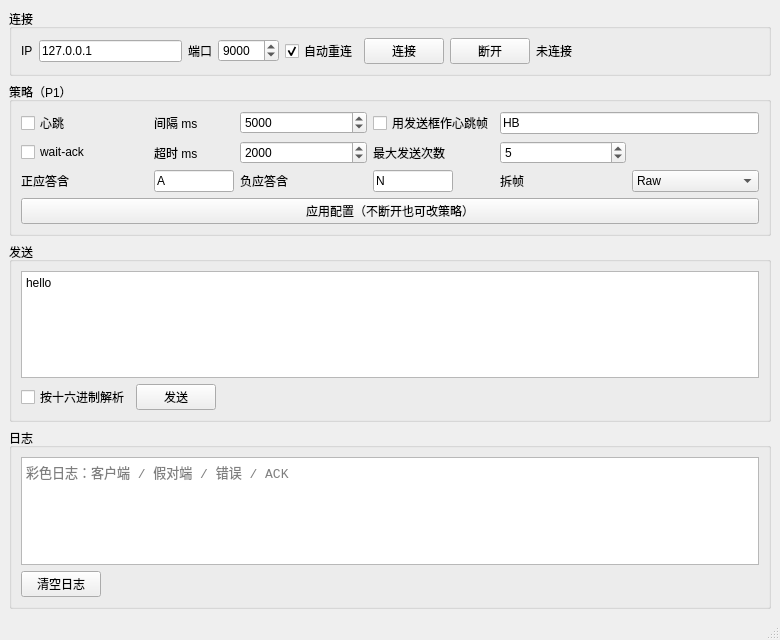
<?xml version="1.0" encoding="UTF-8"?>
<ui version="4.0">
 <class>MainWindow</class>
 <widget class="QMainWindow" name="MainWindow">
  <property name="geometry">
   <rect>
    <x>0</x>
    <y>0</y>
    <width>780</width>
    <height>640</height>
   </rect>
  </property>
  <property name="windowTitle">
   <string>TCP 客户端 (TcpUiTest)</string>
  </property>
  <widget class="QWidget" name="centralwidget">
   <layout class="QVBoxLayout" name="verticalLayoutRoot">
    <item>
     <widget class="QGroupBox" name="groupConn">
      <property name="title">
       <string>连接</string>
      </property>
      <layout class="QHBoxLayout" name="horizontalLayoutConn">
       <item>
        <widget class="QLabel" name="labelHost">
         <property name="text">
          <string>IP</string>
         </property>
        </widget>
       </item>
       <item>
        <widget class="QLineEdit" name="editHost">
         <property name="text">
          <string>127.0.0.1</string>
         </property>
         <property name="placeholderText">
          <string>127.0.0.1</string>
         </property>
        </widget>
       </item>
       <item>
        <widget class="QLabel" name="labelPort">
         <property name="text">
          <string>端口</string>
         </property>
        </widget>
       </item>
       <item>
        <widget class="QSpinBox" name="spinPort">
         <property name="minimum">
          <number>1</number>
         </property>
         <property name="maximum">
          <number>65535</number>
         </property>
         <property name="value">
          <number>9000</number>
         </property>
        </widget>
       </item>
       <item>
        <widget class="QCheckBox" name="chkAutoReconnect">
         <property name="text">
          <string>自动重连</string>
         </property>
         <property name="checked">
          <bool>true</bool>
         </property>
        </widget>
       </item>
       <item>
        <widget class="QPushButton" name="btnConnect">
         <property name="text">
          <string>连接</string>
         </property>
        </widget>
       </item>
       <item>
        <widget class="QPushButton" name="btnDisconnect">
         <property name="text">
          <string>断开</string>
         </property>
        </widget>
       </item>
       <item>
        <widget class="QLabel" name="lblStatus">
         <property name="text">
          <string>未连接</string>
         </property>
         <property name="minimumSize">
          <size>
           <width>80</width>
           <height>0</height>
          </size>
         </property>
        </widget>
       </item>
       <item>
        <spacer name="horizontalSpacerConn">
         <property name="orientation">
          <enum>Qt::Horizontal</enum>
         </property>
         <property name="sizeHint" stdset="0">
          <size>
           <width>40</width>
           <height>20</height>
          </size>
         </property>
        </spacer>
       </item>
      </layout>
     </widget>
    </item>
    <item>
     <widget class="QGroupBox" name="groupStrategy">
      <property name="title">
       <string>策略（P1）</string>
      </property>
      <layout class="QGridLayout" name="gridLayoutStrategy">
       <item row="0" column="0">
        <widget class="QCheckBox" name="chkHeartbeat">
         <property name="text">
          <string>心跳</string>
         </property>
        </widget>
       </item>
       <item row="0" column="1">
        <widget class="QLabel" name="labelHbInterval">
         <property name="text">
          <string>间隔 ms</string>
         </property>
        </widget>
       </item>
       <item row="0" column="2">
        <widget class="QSpinBox" name="spinHbInterval">
         <property name="minimum">
          <number>100</number>
         </property>
         <property name="maximum">
          <number>600000</number>
         </property>
         <property name="value">
          <number>5000</number>
         </property>
        </widget>
       </item>
       <item row="0" column="3">
        <widget class="QCheckBox" name="chkHbUseSendBox">
         <property name="text">
          <string>用发送框作心跳帧</string>
         </property>
         <property name="checked">
          <bool>false</bool>
         </property>
        </widget>
       </item>
       <item row="0" column="4" colspan="2">
        <widget class="QLineEdit" name="editHbFrame">
         <property name="text">
          <string>HB</string>
         </property>
         <property name="placeholderText">
          <string>心跳帧文本</string>
         </property>
        </widget>
       </item>
       <item row="1" column="0">
        <widget class="QCheckBox" name="chkAck">
         <property name="text">
          <string>wait-ack</string>
         </property>
        </widget>
       </item>
       <item row="1" column="1">
        <widget class="QLabel" name="labelAckTimeout">
         <property name="text">
          <string>超时 ms</string>
         </property>
        </widget>
       </item>
       <item row="1" column="2">
        <widget class="QSpinBox" name="spinAckTimeout">
         <property name="minimum">
          <number>100</number>
         </property>
         <property name="maximum">
          <number>60000</number>
         </property>
         <property name="value">
          <number>2000</number>
         </property>
        </widget>
       </item>
       <item row="1" column="3">
        <widget class="QLabel" name="labelAckRetry">
         <property name="text">
          <string>最大发送次数</string>
         </property>
        </widget>
       </item>
       <item row="1" column="4">
        <widget class="QSpinBox" name="spinAckMaxRetry">
         <property name="minimum">
          <number>1</number>
         </property>
         <property name="maximum">
          <number>100</number>
         </property>
         <property name="value">
          <number>5</number>
         </property>
        </widget>
       </item>
       <item row="2" column="0">
        <widget class="QLabel" name="labelAckPos">
         <property name="text">
          <string>正应答含</string>
         </property>
        </widget>
       </item>
       <item row="2" column="1">
        <widget class="QLineEdit" name="editAckPos">
         <property name="text">
          <string>A</string>
         </property>
         <property name="maximumSize">
          <size>
           <width>80</width>
           <height>16777215</height>
          </size>
         </property>
        </widget>
       </item>
       <item row="2" column="2">
        <widget class="QLabel" name="labelAckNeg">
         <property name="text">
          <string>负应答含</string>
         </property>
        </widget>
       </item>
       <item row="2" column="3">
        <widget class="QLineEdit" name="editAckNeg">
         <property name="text">
          <string>N</string>
         </property>
         <property name="maximumSize">
          <size>
           <width>80</width>
           <height>16777215</height>
          </size>
         </property>
        </widget>
       </item>
       <item row="2" column="4">
        <widget class="QLabel" name="labelFrameMode">
         <property name="text">
          <string>拆帧</string>
         </property>
        </widget>
       </item>
       <item row="2" column="5">
        <widget class="QComboBox" name="comboFrameMode">
         <item>
          <property name="text">
           <string>Raw</string>
          </property>
         </item>
         <item>
          <property name="text">
           <string>LengthPrefix</string>
          </property>
         </item>
         <item>
          <property name="text">
           <string>PesAscii</string>
          </property>
         </item>
        </widget>
       </item>
       <item row="3" column="0" colspan="6">
        <widget class="QPushButton" name="btnApplyConfig">
         <property name="text">
          <string>应用配置（不断开也可改策略）</string>
         </property>
        </widget>
       </item>
      </layout>
     </widget>
    </item>
    <item>
     <widget class="QGroupBox" name="groupSend">
      <property name="title">
       <string>发送</string>
      </property>
      <layout class="QVBoxLayout" name="verticalLayoutSend">
       <item>
        <widget class="QPlainTextEdit" name="editSend">
         <property name="plainText">
          <string>hello</string>
         </property>
         <property name="maximumBlockCount">
          <number>0</number>
         </property>
         <property name="placeholderText">
          <string>发送内容；勾选十六进制时写如 48 65 6C 6C 6F</string>
         </property>
        </widget>
       </item>
       <item>
        <layout class="QHBoxLayout" name="horizontalLayoutSendBtns">
         <item>
          <widget class="QCheckBox" name="chkHexSend">
           <property name="text">
            <string>按十六进制解析</string>
           </property>
          </widget>
         </item>
         <item>
          <widget class="QPushButton" name="btnSend">
           <property name="text">
            <string>发送</string>
           </property>
          </widget>
         </item>
         <item>
          <spacer name="horizontalSpacerSend">
           <property name="orientation">
            <enum>Qt::Horizontal</enum>
           </property>
           <property name="sizeHint" stdset="0">
            <size>
             <width>40</width>
             <height>20</height>
            </size>
           </property>
          </spacer>
         </item>
        </layout>
       </item>
      </layout>
     </widget>
    </item>
    <item>
     <widget class="QGroupBox" name="groupLog">
      <property name="title">
       <string>日志</string>
      </property>
      <layout class="QVBoxLayout" name="verticalLayoutLog">
       <item>
        <widget class="QTextEdit" name="textLog">
         <property name="readOnly">
          <bool>true</bool>
         </property>
         <property name="placeholderText">
          <string>彩色日志：客户端 / 假对端 / 错误 / ACK</string>
         </property>
         <property name="font">
          <font>
           <family>Consolas</family>
           <pointsize>10</pointsize>
          </font>
         </property>
        </widget>
       </item>
       <item>
        <layout class="QHBoxLayout" name="horizontalLayoutLogBtns">
         <item>
          <widget class="QPushButton" name="btnClearLog">
           <property name="text">
            <string>清空日志</string>
           </property>
          </widget>
         </item>
         <item>
          <spacer name="horizontalSpacerLog">
           <property name="orientation">
            <enum>Qt::Horizontal</enum>
           </property>
           <property name="sizeHint" stdset="0">
            <size>
             <width>40</width>
             <height>20</height>
            </size>
           </property>
          </spacer>
         </item>
        </layout>
       </item>
      </layout>
     </widget>
    </item>
   </layout>
  </widget>
  <widget class="QStatusBar" name="statusbar"/>
 </widget>
 <resources/>
 <connections/>
</ui>
